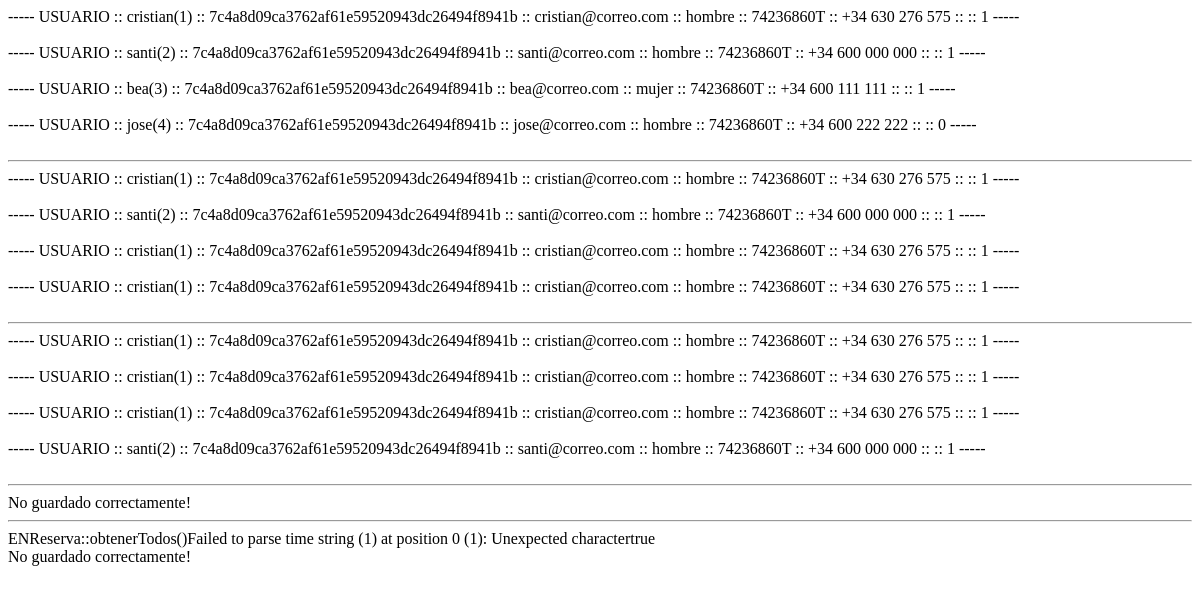
/Padel/default.php, run on an earlier commit of the app's database.
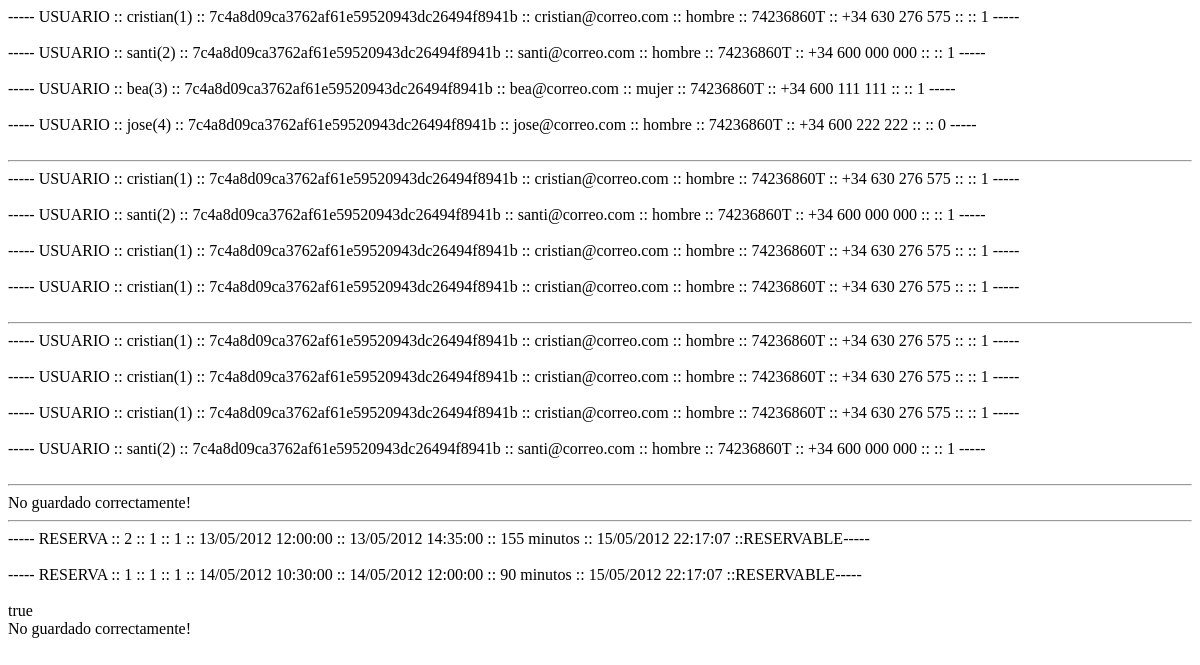
And on a later commit of the database.
### tables this page shows
create table usuarios
(
	id int not null auto_increment,
	email varchar(255) not null,
	nombre text not null,
	contrasena varchar(40) not null,
	dni text not null,
	sexo enum ('hombre', 'mujer') not null,
	direccion text not null,
	telefono text not null,
	admin int not null default 0,
	primary key (id),
	unique (email)
);

create table reservas
(
	id int not null auto_increment,
	id_usuario int not null,
	id_pista int not null,
	fecha_inicio datetime not null,
	fecha_fin datetime not null,
    fecha_realizacion datetime not null,
    reservable int not null default 1,
	primary key (id),
    unique (id_pista, fecha_inicio),
    unique (id_pista, fecha_fin)
);

### Padel/ENUsuario.php (the view, shortened to what the rows shown need)
<?php
require_once 'minilibreria.php';
class ENUsuario
{
    private $id;
    private $nombre;
     private $contrasena;
     private $email;
     private $sexo;
     private $telefono;
     private $dni;
     private $direccion;
     private $admin;
     public function setNombre($nombre)
     {
         $nombre = filtrarCadena($nombre);
         $this->nombre = $nombre;
     }
     public function setContrasena($contrasena)
     {
         $contrasena = filtrarCadena($contrasena);
         $this->contrasena = $contrasena;
     }
     public function setEmail($email)
     {
         $email = filtrarCadena($email);
         $this->email = $email;
     }
     public function setSexo($sexo)
     {
         $this->sexo = $sexo;
     }
     public function setTelefono($telefono)
     {
         $telefono = filtrarCadena($telefono);
         $this->telefono = $telefono;
     }
     public function setDni($dni)
     {
         $dni = filtrarCadena($dni);
         $this->dni = $dni;
     }
     public function setDireccion($direccion)
     {
         $direccion = filtrarCadena($direccion);
         $this->direccion = $direccion;
     }
     public function setAdmin($admin)
     {
         $this->admin = ($admin == 0 || $admin == "0") ? 0 : 1;
     }
    public function  __construct()
    {
        $this->id = 0;
        $this->nombre = "";
        $this->contrasena = "";
        $this->email = "";
        $this->sexo = null;
        $this->telefono = "";
        $this->dni = "";
        $this->direccion = "";
        $this->admin = 0;
    }
    public function toString()
    {
        return "----- USUARIO :: $this->nombre($this->id) :: $this->contrasena :: $this->email :: $this->sexo :: $this->dni :: $this->telefono :: $this->direccion :: $this->admin -----<br />";
    }
    private static function obtenerDatos($fila)
    {
        $usuario = new ENUsuario;
        $usuario->id = $fila[0];
        $usuario->email = $fila[1];
        $usuario->nombre = utf8_encode($fila[2]);
        $usuario->contrasena = $fila[3];
        $usuario->dni = utf8_encode($fila[4]);
        $usuario->sexo = $fila[5];
        $usuario->direccion = utf8_encode($fila[6]);
        $usuario->telefono = utf8_encode($fila[7]);
        $usuario->admin = $fila[8];
        return $usuario;
    }
    public static function obtenerTodos($filtro = "")
    {
        $filtro = filtrarCadena(utf8_decode($filtro));
        $listaUsuarios = NULL;
        try
        {
            $sentencia = "select * from usuarios order by id";
            $resultado = mysql_query($sentencia, BD::conectar());
            if ($resultado)
            {
                $listaUsuarios = array();
                $contador = 0;
                while ($fila = mysql_fetch_array($resultado))
                {
                    $usuario = self::obtenerDatos($fila);
                    if ($usuario != NULL)
                    {
                        $listaUsuarios[$contador++] = $usuario;
                    }
                    else
                    {
                        echo "ENUsuario::obtenerTodos() Usuario nulo nº $contador";
                    }
                }
            }
            else
            {
                echo "ENUsuario::obtenerTodos()".mysql_error();
            }
        }
        catch (Exception $e)
        {
            $listaUsuarios = NULL;
            echo "ENUsuario::obtenerTodos()".$e->getMessage();
        }
        return $listaUsuarios;
    }
    public static function obtenerPorEmail($email)
    {
        $email = filtrarCadena($email);
        $usuario = NULL;
        try
        {
            $sentencia = "select *";
            $sentencia = "$sentencia from usuarios";
            $sentencia = "$sentencia where email = '$email'";
            $resultado = mysql_query($sentencia, BD::conectar());
            if ($resultado)
            {
                $fila = mysql_fetch_array($resultado);
                if ($fila)
                {
                    $usuario = self::obtenerDatos($fila);
                }
            }
            else
            {
                echo "ENUsuario::obtenerPorEmail()".mysql_error();
            }
        }
        catch (Exception $e)
        {
            $usuario = NULL;
            echo "ENUsuario::obtenerPorEmail() ".$e->getMessage();
        }
        return $usuario;
    }
    public static function obtenerPorId($id)
    {
        $id = filtrarCadena($id);
        $usuario = NULL;
        try
        {
            $sentencia = "select *";
            $sentencia = "$sentencia from usuarios";
            $sentencia = "$sentencia where id = '$id'";
            $resultado = mysql_query($sentencia, BD::conectar());
            if ($resultado)
            {
                $fila = mysql_fetch_array($resultado);
                if ($fila)
                {
                    $usuario = self::obtenerDatos($fila);
                }
            }
            else
            {
                echo "ENUsuario::obtenerPorId() ".mysql_error();
            }
        }
        catch (Exception $e)
        {
            $usuario = NULL;
            echo "ENUsuario::obtenerPorId() ".$e->getMessage();
        }
        return $usuario;
    }
    public function guardar()
    {
        $guardado = false;
        if ($this->id == 0)
        {
            try
            {
                $conexion = BD::conectar();
                $sentencia = "insert into usuarios (nombre, contrasena, email, dni, sexo, direccion, telefono, admin)";
                $sentencia = "$sentencia values ('".utf8_decode($this->nombre)."', '".$this->contrasena."', '".$this->email."', '".utf8_decode($this->dni)."', '".$this->sexo."', '".utf8_decode($this->direccion)."', '".utf8_decode($this->telefono)."', '".$this->admin."')";
                $resultado = mysql_query($sentencia, $conexion);
                if ($resultado)
                {
                    $sentencia = "select id from usuarios where email = '".$this->email."'";
                    $resultado = mysql_query($sentencia, $conexion);
                    if ($resultado)
                    {
                        $fila = mysql_fetch_array($resultado);
                    }
                    else
                    {
                        echo "ENUsuario::guardar() ".mysql_error();
                    }
                }
                else
                {
                    echo "ENUsuario::guardar() ".mysql_error();
                }
            }
            catch (Exception $e)
            {
                echo "ENUsuario::guardar() ".$e->getMessage();
            }
        }
        return $guardado;
    }
}
?>

### Padel/default.php (shortened to what the rows shown need)
<!DOCTYPE html>
<html>
    <head>
    </head>
    <body>
        <?php
        require_once("minilibreria.php");
        $usuarios = ENUsuario::obtenerTodos();
        foreach ($usuarios as $usuario)
        {
            echo $usuario->toString()."<br />";
        }
        echo "<hr 7>";
        echo ENUsuario::obtenerPorEmail("cristian@correo.com")->toString()."<br />";
        echo ENUsuario::obtenerPorEmail("santi@correo.com")->toString()."<br />";
        echo ENUsuario::obtenerPorEmail("cristian@correo.com")->toString()."<br />";
        echo ENUsuario::obtenerPorEmail("cristian@correo.com")->toString()."<br />";
        echo "<hr 7>";
        echo ENUsuario::obtenerPorId(1)->toString()."<br />";
        echo ENUsuario::obtenerPorId("1")->toString()."<br />";
        echo ENUsuario::obtenerPorId("1")->toString()."<br />";
        echo ENUsuario::obtenerPorId("2")->toString()."<br />";
        echo "<hr 7>";
        $usuario = new ENUsuario();
        $usuario->setAdmin(0);
        $usuario->setContrasena("CONTRASEÑA");
        $usuario->setDireccion("calle falsa 123");
        $usuario->setDni("74236861Z");
        $usuario->setEmail("aaaaaaaaaaa.com");
        $usuario->setNombre("Cristiano Messi");
        $usuario->setSexo("hombre");
        $usuario->setTelefono("+34 000000000");
        if ($usuario->guardar())
            echo "Guardado correctamente!";
        else
            echo "No guardado correctamente!";
                echo "<hr 7>";
        $reservas = ENReserva::obtenerTodos();
        foreach ($reservas as $reserva)
        {
            echo $reserva->toString()."<br />";
        }
        $reserva = new ENReserva();
        $reserva->setIdUsuario(3);
        $reserva->setIdPista(3);
        $reserva->setFechaInicio("2012/05/15 21:30:00");
        $reserva->setFechaFin("2012/05/15 22:30:00");
        $reserva->setReservable(1);
        echo ($reserva->comprobarDisponibilidad() == true ? "true" : "false")."<br/>";
        if ($reserva->guardar())
            echo "Guardado correctamente!";
        else
            echo "No guardado correctamente!";
        ?>
    </body>
</html>

### Padel/ENReserva.php (shortened to what the rows shown need)
<?php
require_once 'minilibreria.php';
class ENReserva
{
    private $id;
    private $id_usuario;
    private $id_pista;
    private $fecha_inicio;
    private $fecha_fin;
    private $fecha_realizacion;
    private $reservable;
    public function setIdUsuario($id_usuario)
    {
        $this->id_usuario = $id_usuario;
    }
    public function setIdPista($id_pista)
    {
        $this->id_pista = $id_pista;
    }
    public function setFechaInicio($fecha)
    {
        $this->fecha_inicio = new DateTime($fecha);
    }
    public function setFechaFin($fecha)
    {
        $this->fecha_fin = new DateTime($fecha);
    }
    public function getDuracion()
    {
        $interval = $this->fecha_inicio->diff($this->fecha_fin, true);
        return $interval->h * 60 + $interval->i;
    }
    public function setReservable($reservable)
    {
        $this->reservable = $reservable == 0 || $reservable == "0" ? 0 : 1;
    }
    public function __construct()
    {
        $this->id = 0;
        $this->id_usuario = 0;
        $this->id_pista = 0;
        $this->fecha_inicio = new DateTime();
        $this->fecha_fin = new DateTime();
        $this->fecha_realizacion = new DateTime();
        $this->reservable = 1;
    }
    public function toString() {
        return "----- RESERVA :: $this->id :: $this->id_usuario :: $this->id_pista :: ".$this->fecha_inicio->format("d/m/Y H:i:s")." :: ".$this->fecha_fin->format("d/m/Y H:i:s")." :: ".$this->getDuracion()." minutos :: ".$this->fecha_realizacion->format("d/m/Y H:i:s")." ::".($this->reservable ? "RESERVABLE" : "NO RESERVABLE")."-----<br />";
    }
    private static function obtenerDatos($fila) {
        $reserva = new ENReserva;
        $reserva->id = $fila[0];
        $reserva->id_usuario = $fila[1];
        $reserva->id_pista = $fila[2];
        $reserva->fecha_inicio = new DateTime($fila[3]);
        $reserva->fecha_fin = new DateTime($fila[4]);
        $reserva->fecha_realizacion = new DateTime($fila[5]);
        $reserva->reservable = $fila[6];
        return $reserva;
    }
    public static function obtenerTodos()
    {
        $lista = NULL;
        try
        {
            $sentencia = "select * from reservas order by id desc";
            $resultado = mysql_query($sentencia, BD::conectar());
            if ($resultado)
            {
                $lista = array();
                $contador = 0;
                while ($fila = mysql_fetch_array($resultado))
                {
                    $reserva = self::obtenerDatos($fila);
                    if ($reserva != NULL)
                    {
                        $lista[$contador++] = $reserva;
                    }
                    else
                    {
                        echo "ENReserva::obtenerTodos() Reserva nula nº $contador";
                    }
                }
            }
            else
            {
                echo "ENReserva::obtenerTodos()" . mysql_error();
            }
        }
        catch (Exception $e)
        {
            $lista = NULL;
            echo "ENReserva::obtenerTodos()" . $e->getMessage();
        }
        return $lista;
    }
    public function guardar()
    {
        $guardado = false;
        if ($this->id == 0)
        {
            try
            {
                $conexion = BD::conectar();
                $fechaInicioStr = $this->fecha_inicio->format("Y/m/d H:i:s");
                $fechaFinStr = $this->fecha_fin->format("Y/m/d H:i:s");
                $disponible = false;
                $sentencia = "LOCK TABLES reservas WRITE;\n";
                $sentencia = "select id from reservas where id != '".$this->id."' and id_pista = '".$this->id_pista."' and ((fecha_inicio <= '$fechaInicioStr' and '$fechaInicioStr' < fecha_fin) or (fecha_inicio < '$fechaFinStr' and '$fechaFinStr' <= fecha_fin))";
                $resultado = mysql_query($sentencia, $conexion);
                if ($resultado)
                {
                    $disponible = true;
                    $fila = mysql_fetch_array($resultado);
                }
                else
                {
                    echo "ENReserva::comprobarDisponibilidad() " . mysql_error();
                }
                if ($disponible)
                {
                    $sentencia = "insert into reservas (id_usuario, id_pista, fecha_inicio, fecha_fin, fecha_realizacion, reservable)";
                    $sentencia = "$sentencia values ('".$this->id_usuario."', '".$this->id_pista."', '".$fechaInicioStr."', '".$fechaFinStr."', now(), '".$this->reservable."');\n";
                    $resultado = mysql_query($sentencia, $conexion);
                    if ($resultado)
                    {
                        $sentencia = "select id from reservas where id_usuario = '" . $this->id_usuario . "' and id_pista = '" . $this->id_pista . "' and fecha_inicio = '".$fechaInicioStr."' and reservable = '".$this->reservable."'";
                        $resultado = mysql_query($sentencia, $conexion);
                        if ($resultado)
                        {
                            $fila = mysql_fetch_array($resultado);
                        }
                        else
                        {
                            echo "ENReserva::guardar() " . mysql_error();
                        }
                    }
                    else
                    {
                        echo "ENReserva::guardar() " . mysql_error();
                    }
                }
                $sentencia = "UNLOCK TABLES;\n";
            }
            catch (Exception $e)
            {
                echo "ENReserva::guardar() " . $e->getMessage();
            }
        }
        return $guardado;
    }
    public function comprobarDisponibilidad()
    {
        $disponible = false;
        if ($this->id == 0)
        {
            try
            {
                $fechaInicioStr = $this->fecha_inicio->format("Y/m/d H:i:s");
                $fechaFinStr = $this->fecha_fin->format("Y/m/d H:i:s");
                $conexion = BD::conectar();
                $sentencia = "select id from reservas where id != '".$this->id."' and id_pista = '".$this->id_pista."' and ((fecha_inicio <= '$fechaInicioStr' and '$fechaInicioStr' < fecha_fin) or (fecha_inicio < '$fechaFinStr' and '$fechaFinStr' <= fecha_fin))";
                $resultado = mysql_query($sentencia, $conexion);
                if ($resultado)
                {
                    $disponible = true;
                    $fila = mysql_fetch_array($resultado);
                }
                else
                {
                    echo "ENReserva::comprobarDisponibilidad() " . mysql_error();
                }
            }
            catch (Exception $e)
            {
                echo "ENReserva::comprobarDisponibilidad() " . $e->getMessage();
            }
        }
        return $disponible;
    }
}
?>

What changed in the data, as far as the page shows it:
now on this page (row edited): reservas: id "2", id_usuario "1", id_pista "1", fecha_inicio "13/05/2012 12:00:00", fecha_fin "13/05/2012 14:35:00", $this->getDuracion() "155", fecha_realizacion "15/05/2012 22:17:07", reservable "RESERVABLE"
now on this page (row edited): reservas: id "1", id_usuario "1", id_pista "1", fecha_inicio "14/05/2012 10:30:00", fecha_fin "14/05/2012 12:00:00", $this->getDuracion() "90", fecha_realizacion "15/05/2012 22:17:07", reservable "RESERVABLE"
Also different on the page:
$e->getMessage(): "Failed to parse time string (1) at position 0 (1): Unexpected character" → (not shown)
text no longer shown: "ENReserva::obtenerTodos()"
